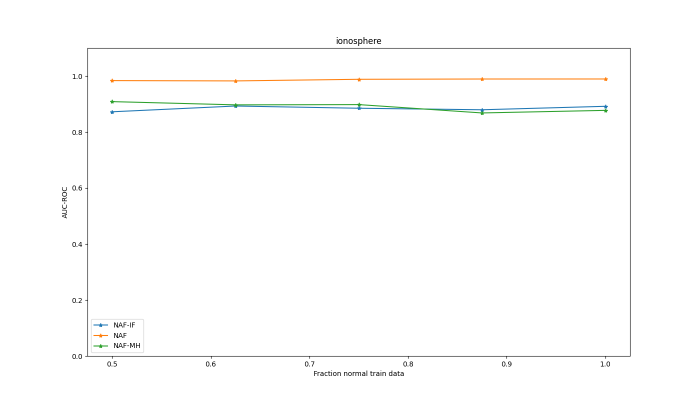
#> input picture old/res_final_july/output_num_seeds_3_num_cross_val_3_num_trees_150_count_epoch_150_contaminations_5_20230629_110543.txt_ionosphere.png, 1400 x 800 px, found by its file name (shown at 1/2 size)
$ python concat_images.py
#> lines starting #> are read from the running program, lines starting #| are printed output that depends on the picture
from PIL import Image, ImageDraw, ImageFont


if __name__ == "__main__":
    # загрузка изображений
    path = "/Users/andreyageev/PycharmProjects/NAF/res_final"
    # [6 lines of commented-out code are left out]
    image_g = Image.open(f'{path}/output_num_seeds_3_num_cross_val_3_num_trees_150_count_epoch_150_contaminations_5_20230629_110543.txt_ionosphere.png')
#> image_g is the input picture: PIL image 1400x800 RGBA; mean R, G, B, A 252.8, 252.9, 252.6, 255
    image_k = Image.open(f'{path}/output_num_seeds_3_num_cross_val_3_num_trees_150_count_epoch_150_contaminations_5_20230629_110543.txt_mulcross.png')
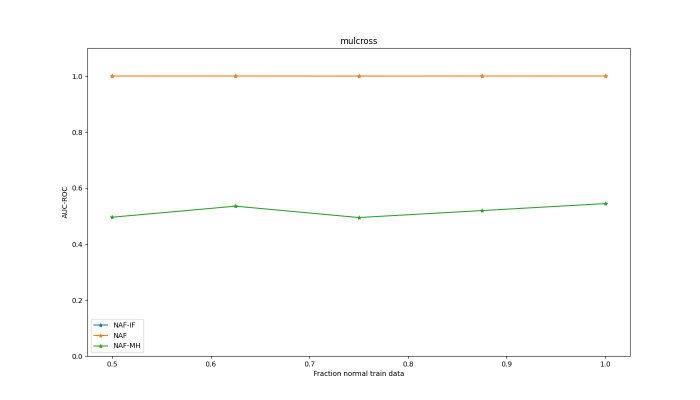
#> input picture old/res_final_july/output_num_seeds_3_num_cross_val_3_num_trees_150_count_epoch_150_contaminations_5_20230629_110543.txt_mulcross.png, 1400 x 800 px, found by its file name (shown at 1/2 size)
#> image_k is the input picture: PIL image 1400x800 RGBA; mean R, G, B, A 253.2, 253.2, 252.7, 255
    image_l = Image.open(f'{path}/output_num_seeds_1_num_cross_val_1_num_trees_150_count_epoch_150_contaminations_5_20230702_132012.txt_seismic_bumps.png')
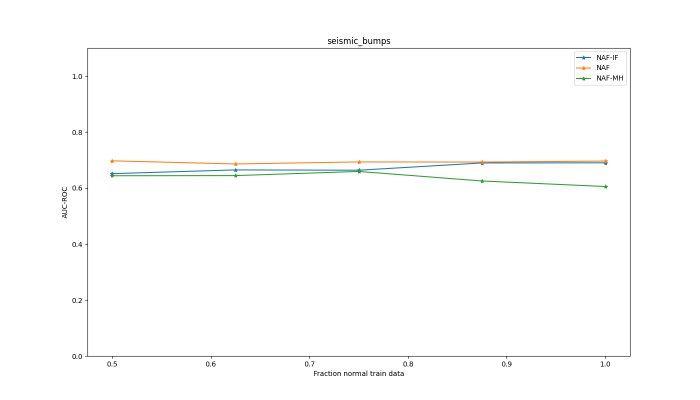
#> input picture old/res_final_july/output_num_seeds_1_num_cross_val_1_num_trees_150_count_epoch_150_contaminations_5_20230702_132012.txt_seismic_bumps.png, 1400 x 800 px, found by its file name (shown at 1/2 size)
#> image_l is the input picture: PIL image 1400x800 RGBA; mean R, G, B, A 252.7, 252.9, 252.5, 255
    # image_m = Image.open(f'{path}/output_num_seeds_1_num_cross_val_1_num_trees_150_count_epoch_150_contaminations_5_20230702_132012.txt_shuttle.png')

    # создание нового изображения
    new_image = Image.new('RGB', (2560, 1700), (255, 255, 255))
#> new_image: PIL image 2560x1700 RGB; every value is 255

    # расположение изображений на новом изображении
    new_image.paste(image_g, (0, 10))
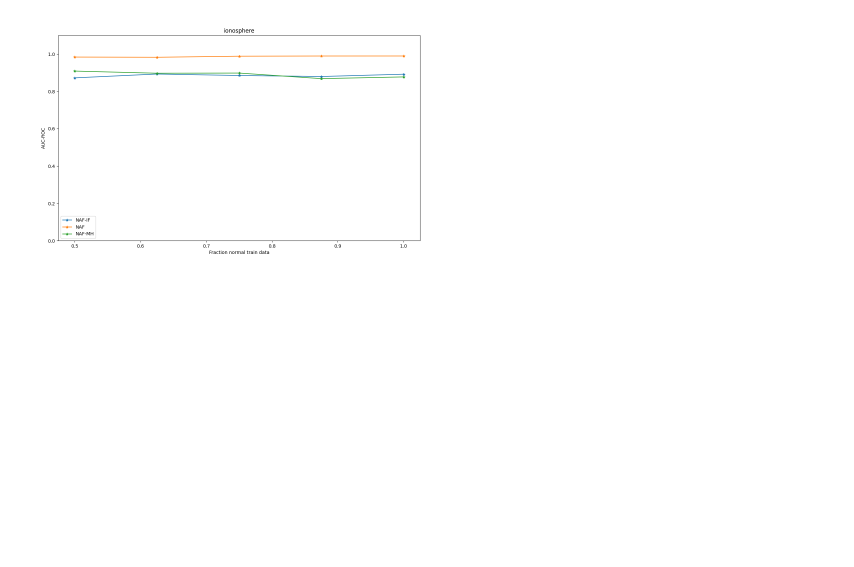
#> new_image: PIL image 2560x1700 RGB (shown at 1/3 size); mean R, G, B 254.4, 254.5, 254.4
    new_image.paste(image_k, (600, 800))
    new_image.paste(image_l, (1270, 10))
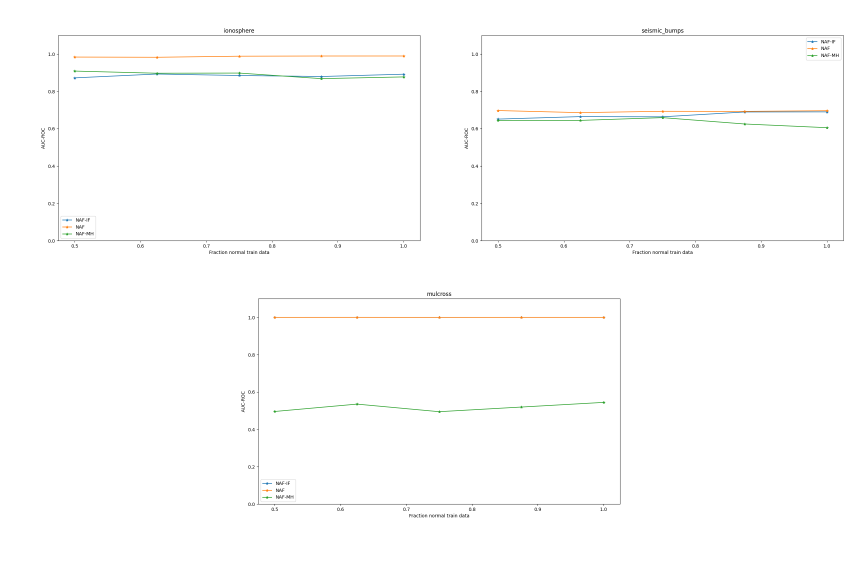
#> new_image: PIL image 2560x1700 RGB (shown at 1/3 size); mean R, G, B 253.4, 253.4, 253.1
    # [7 lines of commented-out code are left out]
    draw = ImageDraw.Draw(new_image)
    font = ImageFont.truetype('/Users/andreyageev/Downloads/arial.ttf', 50)

    # [6 lines of commented-out code are left out]
    draw.text((600, 800), 'g) Ionosphere', fill=(0, 0, 0), font=font)
    draw.text((1800, 800), 'k) Sesmic bumps', fill=(0, 0, 0), font=font)
    draw.text((1200, 1600), 'l) Mulcross', fill=(0, 0, 0), font=font)
    # draw.text((1200, 1965), 'm) Shuttle', fill=(0, 0, 0), font=font)

    # сохранение нового изображения
    new_image.save('/Users/andreyageev/PycharmProjects/NAF/res_final/combined_image_3.jpg')
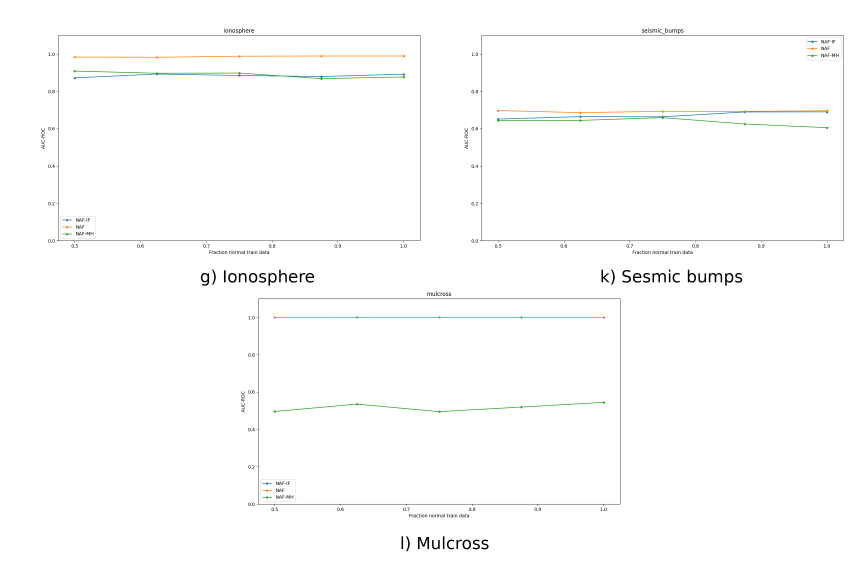
#> saved as combined_image_3.jpg: PIL image 2560x1700 RGB (shown at 1/3 size); mean R, G, B 252.8, 252.8, 252.5
